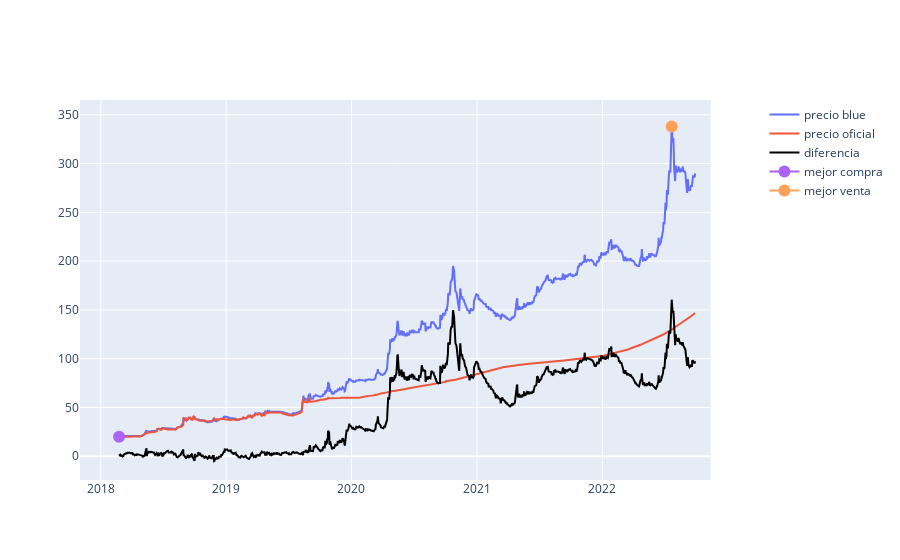

The notebook cell saved with this chart:
### Code cell
fig = make_subplots(specs=[[{"secondary_y": True}]])
fig.add_trace(go.Scatter(x=compra_venta['fecha'],y=compra_venta['precio_blue'],name='precio blue'))
fig.add_trace(go.Scatter(x=compra_venta['fecha'],y=compra_venta['precio_oficial'],name='precio oficial'))
fig.add_trace(go.Scatter(x=compra_venta['fecha'],y=compra_venta['diferencia'],name='diferencia',line=dict(color='black',width=2)))
fig.add_trace(go.Scatter(x=minprecio['fecha'],y=minprecio['precio'],marker=dict(size=12),name='mejor compra'))
fig.add_trace(go.Scatter(x=maxprecio['fecha'],y=maxprecio['precio'],marker=dict(size=12),name='mejor venta'))
fig.show()

### Figure 1 — Plotly figure (JSON) as saved in the notebook; plotly's stock layout.template omitted (floating-point values rounded to 4 significant figures; data arrays with more than 128 entries replaced by an {"elided": "..."} marker saying what was removed)
{"data": [{"name": "precio blue", "type": "scatter", "x": {"elided": "1114 str values"}, "y": {"elided": "1114 float values"}}, {"name": "precio oficial", "type": "scatter", "x": {"elided": "1114 str values"}, "y": {"elided": "1114 float values"}}, {"line": {"color": "black", "width": 2}, "name": "diferencia", "type": "scatter", "x": {"elided": "1114 str values"}, "y": {"elided": "1114 float values"}}, {"marker": {"size": 12}, "name": "mejor compra", "type": "scatter", "x": ["2018-02-23"], "y": [19.97]}, {"marker": {"size": 12}, "name": "mejor venta", "type": "scatter", "x": ["2022-07-22"], "y": [338]}], "layout": {"xaxis": {"anchor": "y", "domain": [0, 0.94]}, "yaxis": {"anchor": "x", "domain": [0, 1]}, "yaxis2": {"anchor": "x", "overlaying": "y", "side": "right"}}}
